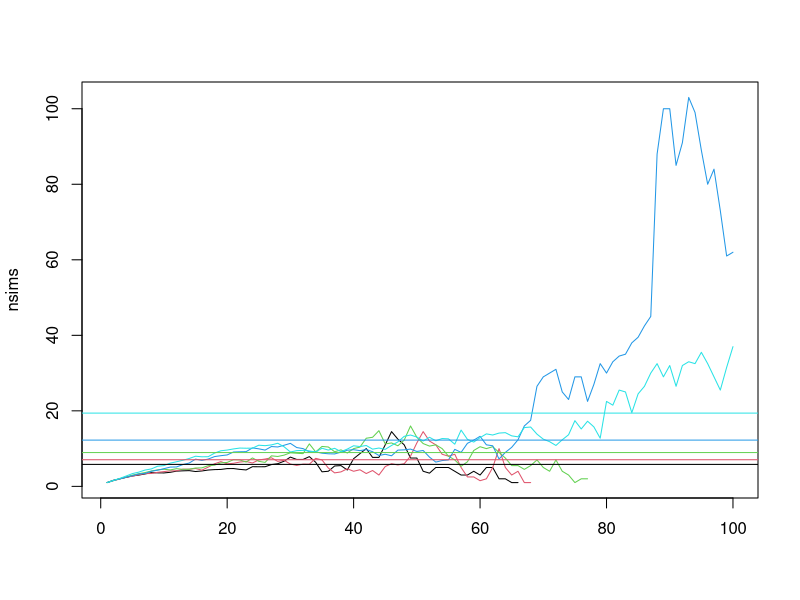

This chart was generated by the following R code:
maxnum <- 1e5
maxgens <- 1e2

sim <- function (s) {
    noff <- ( rpois( maxnum, 1+s ) )
    nn <- numeric(maxgens)
    kk <- 0
    nn[1] <- 1
    for (k in 2:maxgens) {
        if ( (nn[k-1] == 0) || ( (kk + nn[k-1]) > maxnum ) ) { break; }
        nn[k] <- sum( noff[ seq(kk+1,length.out=nn[k-1]) ] )
        kk <- kk + nn[k-1]
    }
    return(nn)
}

svals <- seq(-.1,-.03,length.out=5)
lsims <- lapply( svals, function (s) replicate(1000,sim(s)) )
nsims <- sapply( lsims, function (x) rowMeans( ifelse(x==0,NA,x), na.rm=TRUE ) )

matplot( nsims, type='l', lty=1, col=seq_along(svals) )
abline( h=(-1/svals)*exp(-1)/(1-exp(-1)), col=seq_along(svals) )
